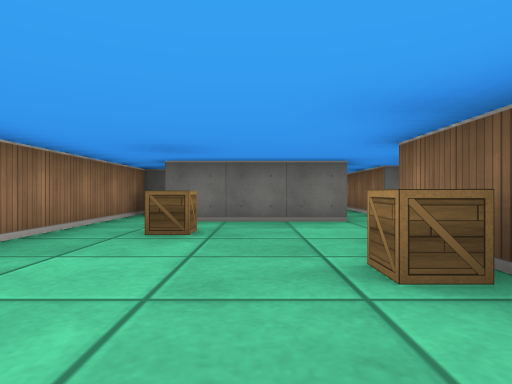
[1] (above)

18 first-person views from a walk through a cub3D maze. The camera is about half as high as the walls, looks level and sees 75° across. The floor is counted in squares. Each view is taken from the middle of a square. On the plan, view 1 faces up. The plan holds only what a view shows up to about 9 squares ahead; the rest is blank.

[2]
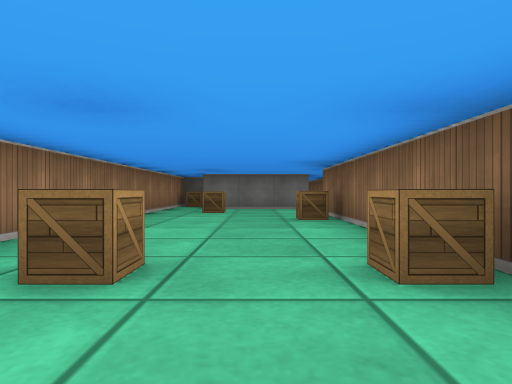

[3]
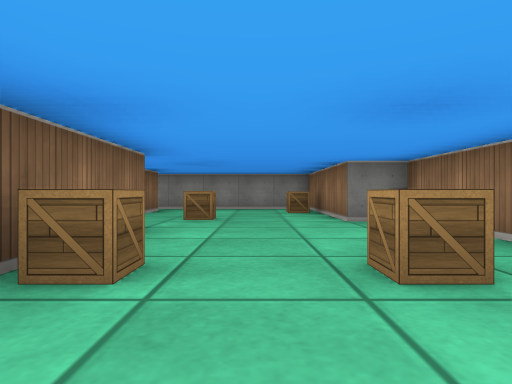

[4]
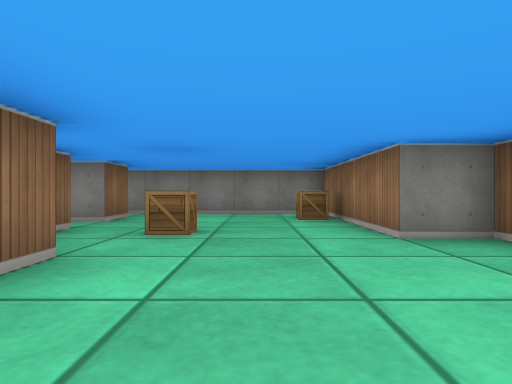

[5]
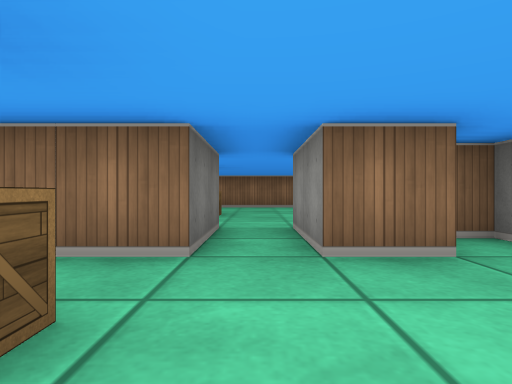

[6]
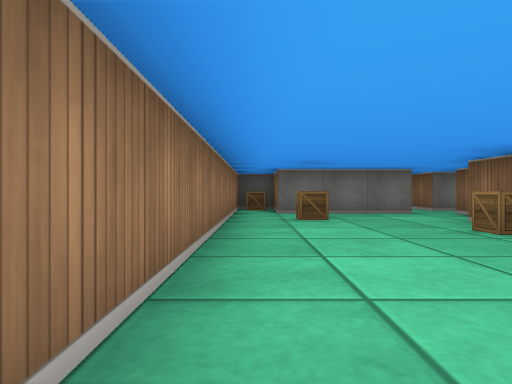

[7]
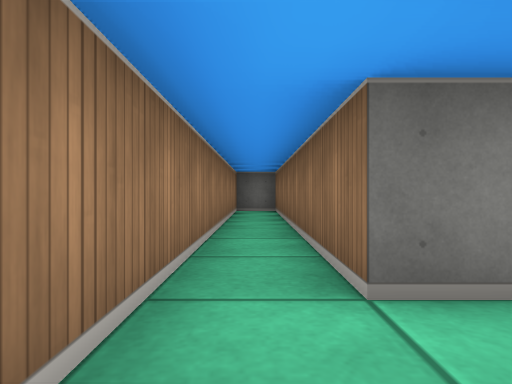

[8]
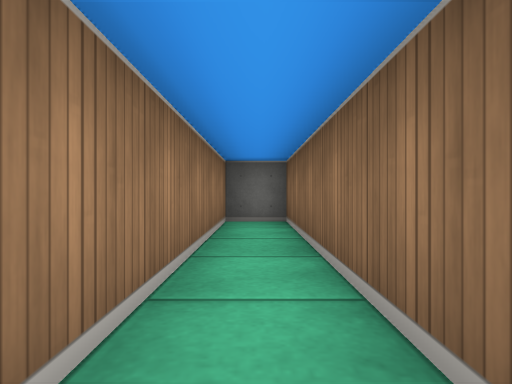

[9]
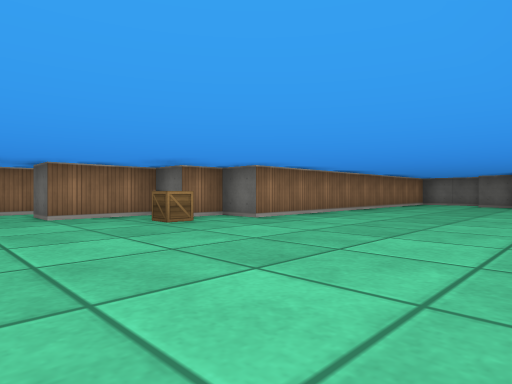

[10]
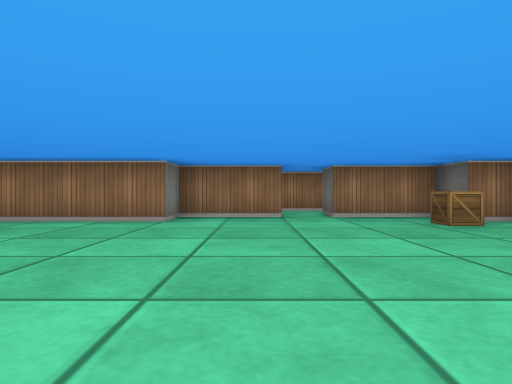

[11]
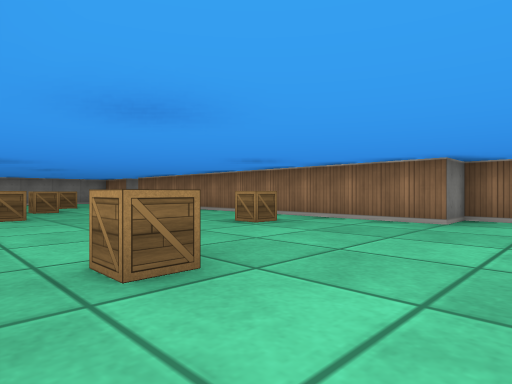

[12]
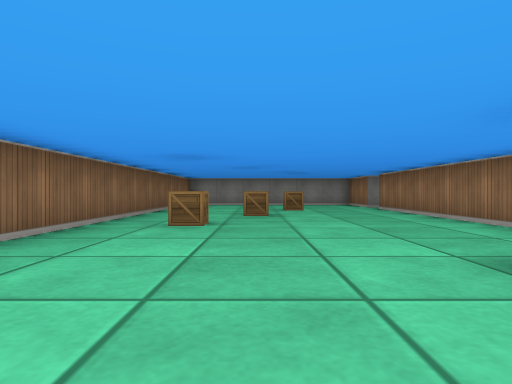

[13]
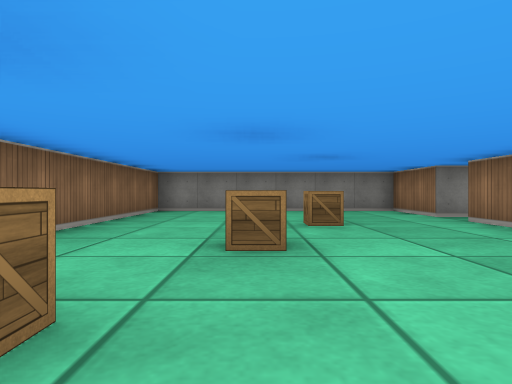

[14]
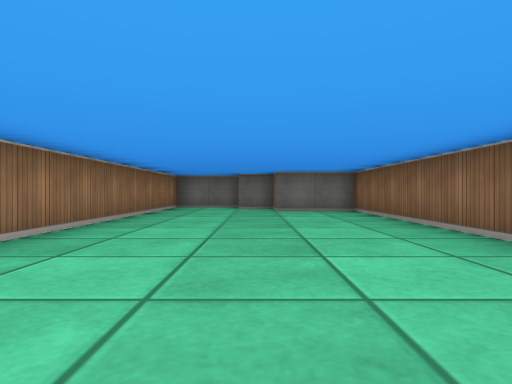

[15]
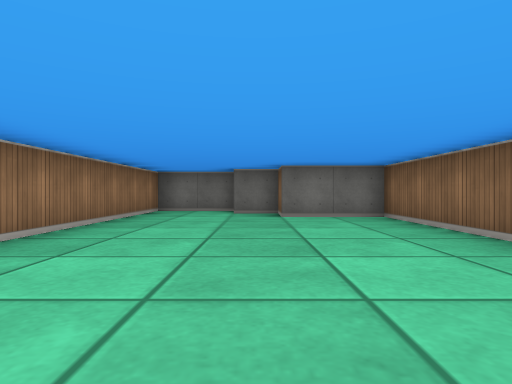

[16]
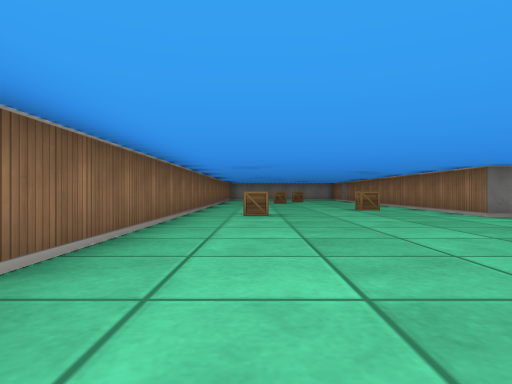

[17]
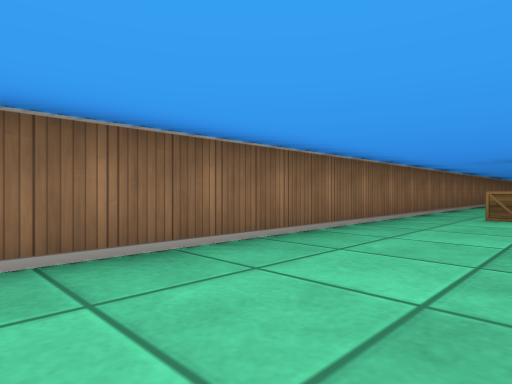

[18]
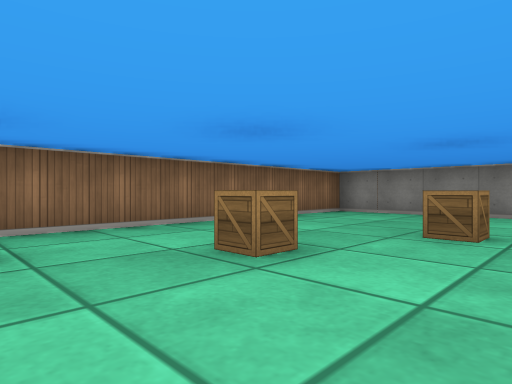

### Floor plan
Ten units are one square. View 1 is at (0, 0); x grows to the right and y downward. Boxes are objects, and circles mark ways between rooms. Rooms are numbered by the first view taken in them; rooms with no view inside come last. Other rooms are left out.
<svg viewBox="-30 -190 140 290">
<path fill="none" stroke="#000" d="M-25 32 -25 55 -15 55 -15 95 35 95 35 90M15 45 15 -35M25 -50 25 -55M45 65 25 65 25 50M25 86 25 75 45 75M35 -65 25 -65 25 -135 15 -135 15 -55 -15 -55 -15 -68M-20 -75 -25 -75 -25 14M35 -55 35 -35 45 -35 45 65M105 -112 105 -165 85 -165 85 -172M45 75 45 95 105 95 105 -98M86 -175 75 -175M75 -185 55 -185 55 -95 45 -95 45 -85 35 -85 35 -65"/>
<rect x="-25" y="-75" width="10" height="10" fill="#bbb"><title>crate</title></rect>
<rect x="-15" y="75" width="10" height="10" fill="#bbb"><title>crate</title></rect>
<rect x="-15" y="15" width="10" height="10" fill="#bbb"><title>crate</title></rect>
<rect x="-15" y="-45" width="10" height="10" fill="#bbb"><title>crate</title></rect>
<rect x="5" y="55" width="10" height="10" fill="#bbb"><title>crate</title></rect>
<rect x="5" y="15" width="10" height="10" fill="#bbb"><title>crate</title></rect>
<rect x="5" y="-25" width="10" height="10" fill="#bbb"><title>crate</title></rect>
<rect x="45" y="-85" width="10" height="10" fill="#bbb"><title>crate</title></rect>
<rect x="55" y="-15" width="10" height="10" fill="#bbb"><title>crate</title></rect>
<rect x="65" y="55" width="10" height="10" fill="#bbb"><title>crate</title></rect>
<rect x="75" y="35" width="10" height="10" fill="#bbb"><title>crate</title></rect>
<rect x="85" y="15" width="10" height="10" fill="#bbb"><title>crate</title></rect>
<rect x="85" y="-35" width="10" height="10" fill="#bbb"><title>crate</title></rect>
<circle cx="30" cy="-60" r="3" fill="#2a7"/>
<circle cx="35" cy="70" r="3" fill="#2a7"/>
<text x="0" y="10">1</text>
<text x="70" y="-40">2</text>
</svg>
Room 1 opens to room 2.

Where each view was taken, in squares from view 1:
view 1: 0 up, 0 right, facing up
view 2: 4 down, 0 right, facing up
view 3: 0 up, 0 right, facing down
view 4: 2 down, 0 right, facing down
view 5: 7 down, 0 right, facing right
view 6: 2 down, 2 left, facing up
view 7: 5 up, 2 right, facing up
view 8: 8 up, 2 right, facing up
view 9: 5 up, 10 right, facing up-left
view 10: 5 up, 10 right, facing left
view 11: 5 up, 10 right, facing down-left
view 12: 3 up, 8 right, facing down
view 13: 1 down, 8 right, facing down
view 14: 8 up, 8 right, facing up
view 15: 10 up, 8 right, facing up
view 16: 10 up, 9 right, facing down
view 17: 10 up, 8 right, facing down-right
view 18: 2 down, 6 right, facing down-right
